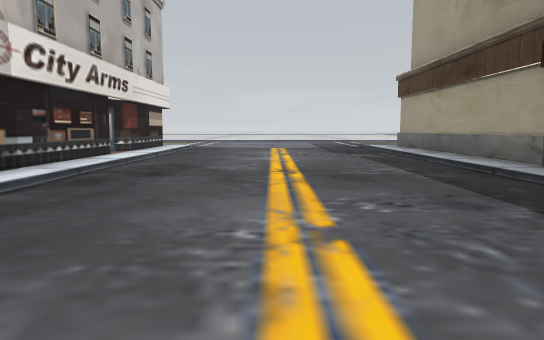
View 1 (above)

20 first-person views from a walk through a 3-D level made in the Unity game engine. The camera is 1.5 m above the floor, tilts 6° down and sees 70° across. The floor is counted in squares, 2 m on a side. Each view is taken from the middle of a square. On the plan, view 1 faces up. The plan holds only what a view shows up to about 12 squares ahead; the rest is blank. The place goes on beyond the plan. The player character is not drawn.

View 2
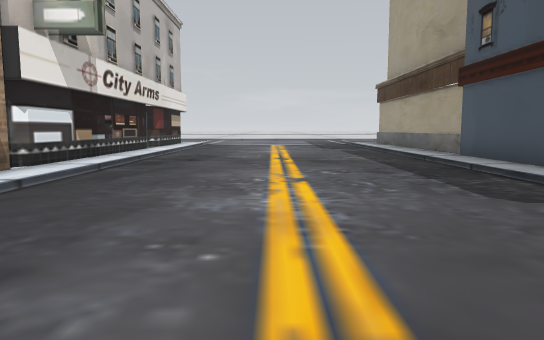

View 3
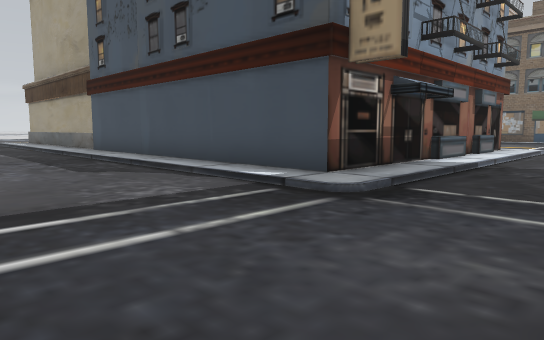

View 4
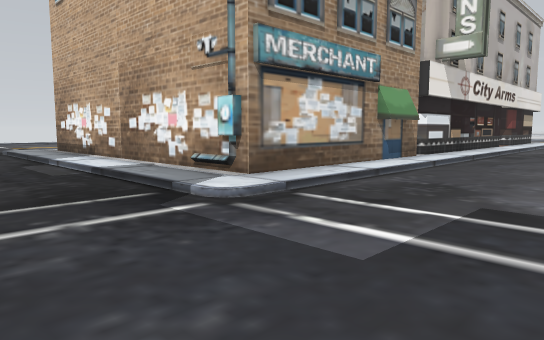

View 5
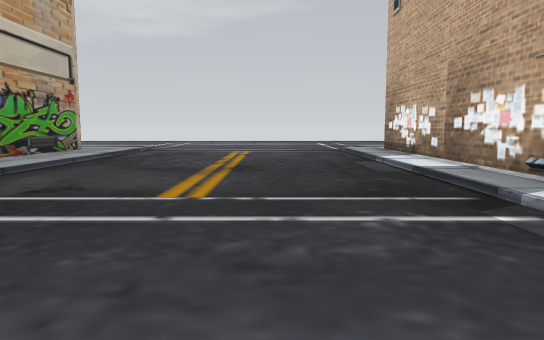

View 6
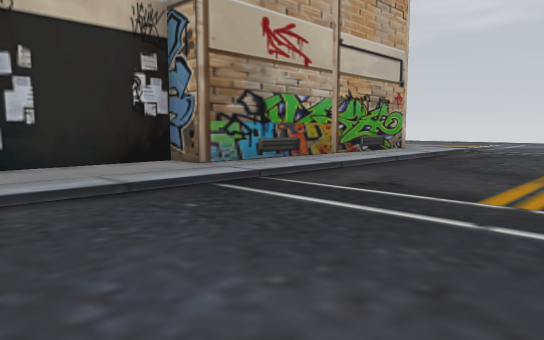

View 7
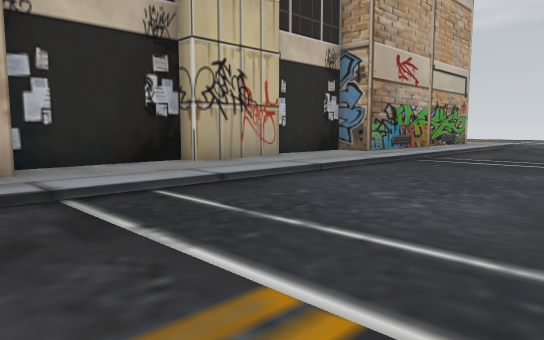

View 8
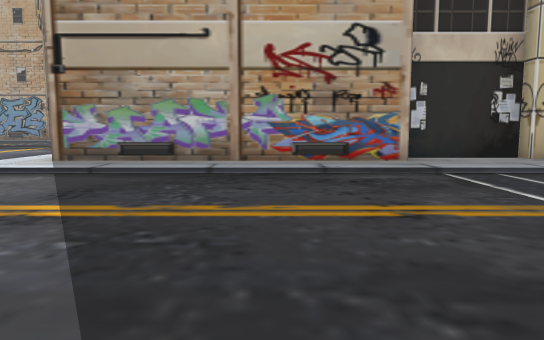

View 9
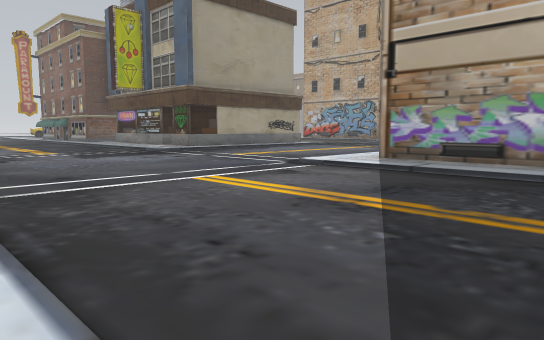

View 10
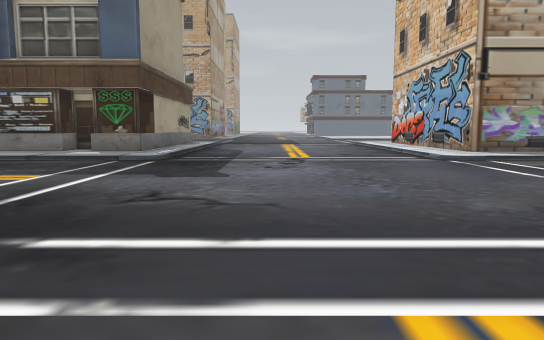

View 11
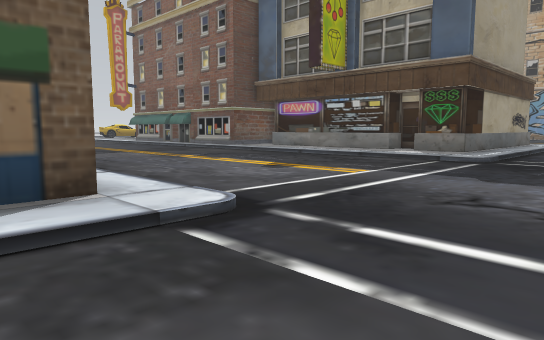

View 12
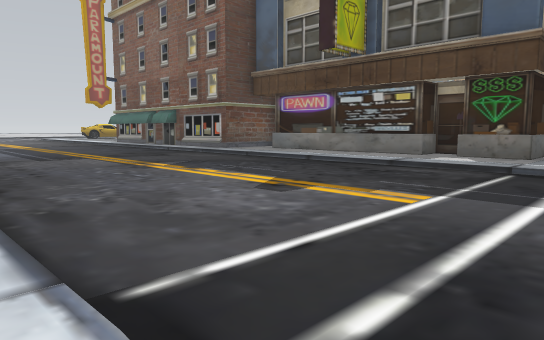

View 13
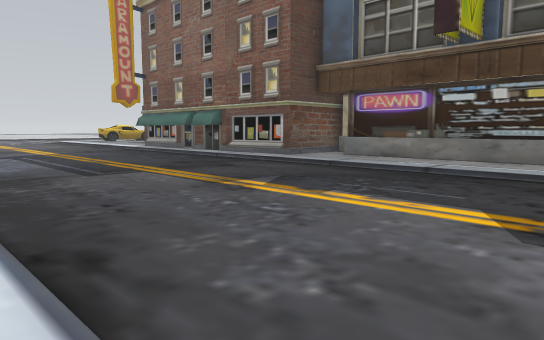

View 14
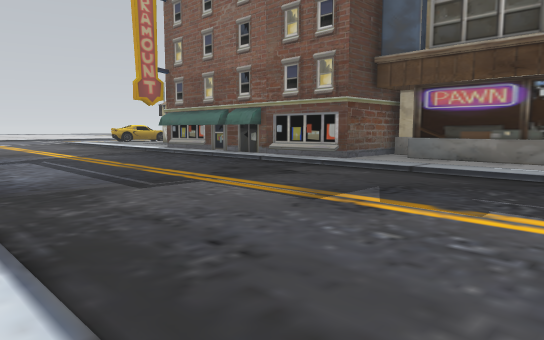

View 15
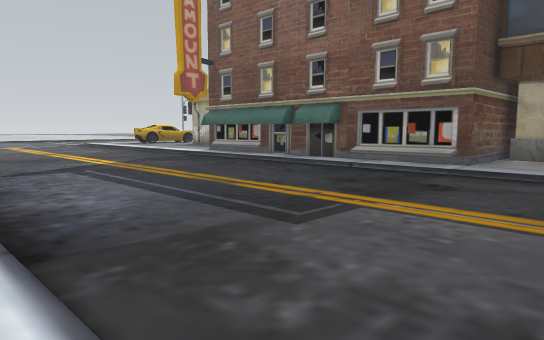

View 16
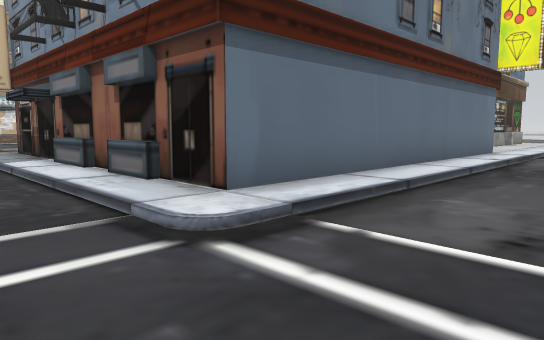

View 17
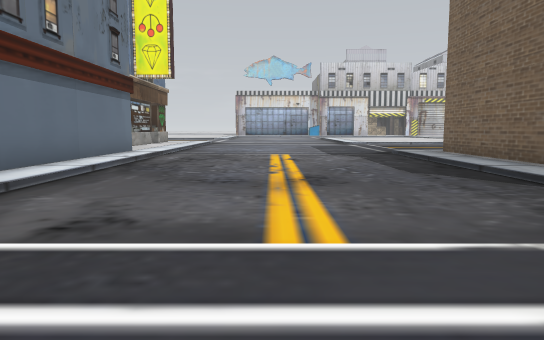

View 18
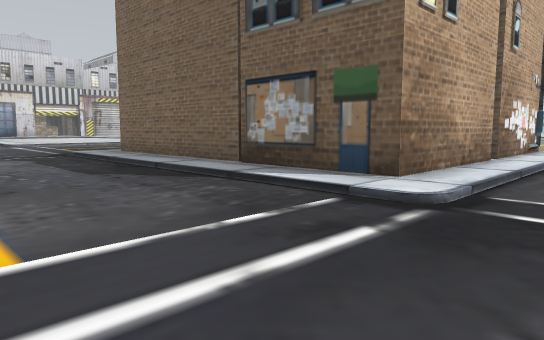

View 19
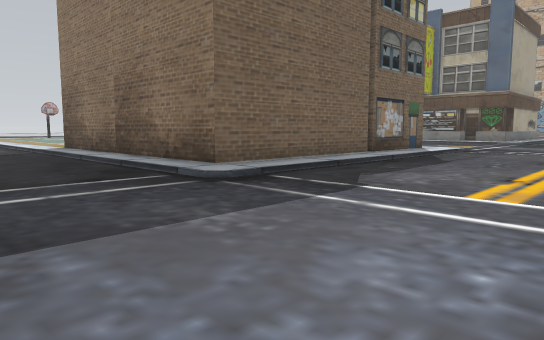

View 20
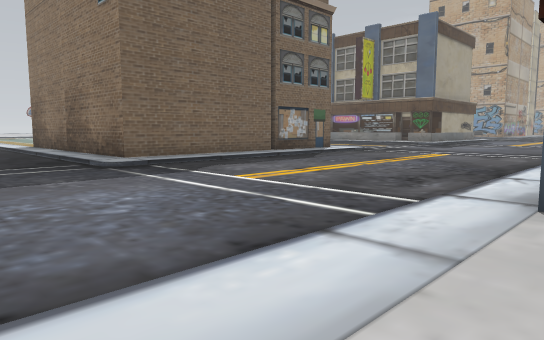

### Floor plan
Key: @ floor where view 1 was taken; # wall or solid block; . main floor; : floor 0.25 m higher than the main floor; / step, stairs or slope.
Columns run from 12 left of view 1 to 36 right of it. Each row starts with its distance up from view 1.
 11        #:.......:#       ::......
 10        #:.......:#       ::...........
  9        #:.......:#       ::................
  8        #:.......:#       ::................
  7        #:.......:#       #:......./:::::::
  6        #:.......:#       #:.......:########
  5        #:.......:#       #:.......:#
  4        #:.......:#       #:.......:#
  3        ##.......:#       #:.......:#
  2         #.......:#       #:.......:#
  1         #.......:#       #:.......:#
  0         #...@...:#       #:.......:#
 -1         #.......:#       #:.......:#
 -2 #########.......:#########:.......:#########
 -3 :::::::::......./::::::::::......./::::::::::
 -4 .................................................
 -5 .................................................
 -6 .................................................
 -7 .................................................
 -8 .................................................
 -9 .................................................
-10 .................................................
-11  ::::::::::::::::::::::::::......./:::::::::::::#
-12  ::::::::::::::::::::::::::.......::::::::::#####
-13 ########:::###:::#########:.......:##:#####:#
-14        ##### #####        :..    .:####   ###

Positions as (right, up) in squares from view 1, and headings:
1: (0, 0), facing up
2: (0, -3), facing up
3: (0, -6), facing up-right
4: (0, -6), facing up-left
5: (0, -6), facing left
6: (0, -6), facing down-left
7: (6, -6), facing down-left
8: (8, -3), facing down
9: (8, -3), facing down-right
10: (19, -1), facing down
11: (19, -1), facing down-right
12: (21, -3), facing down-right
13: (24, -3), facing down-right
14: (26, -3), facing down-right
15: (29, -3), facing down-right
16: (17, -5), facing up-left
17: (18, -5), facing up
18: (18, -5), facing up-right
19: (17, 11), facing down-right
20: (13, 11), facing down-right
